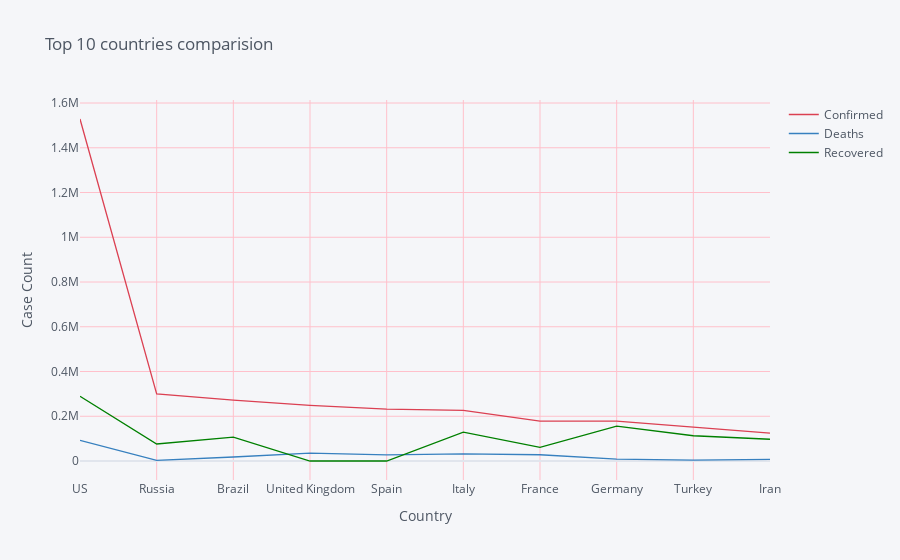

Notebook code for this chart:
### Code cell
cf.go_offline()
df_countries_10[['Confirmed','Deaths','Recovered']].iplot(kind='scatter',colors=['red','Blue','Green'],size=1,xTitle='Country',
                                                          yTitle='Case Count',gridcolor='Pink',title='Top 10 countries comparision',
                                                         filename="my_barplot")
#plt.savefig('top 10 countries comparision.png')

### Figure 1 — Plotly figure (JSON) as saved in the notebook; plotly's stock layout.template omitted (floating-point values rounded to 4 significant figures)
{"data": [{"line": {"color": "rgba(219, 64, 82, 1.0)", "dash": "solid", "shape": "linear", "width": 1.3}, "mode": "lines", "name": "Confirmed", "text": "", "type": "scatter", "x": ["US", "Russia", "Brazil", "United Kingdom", "Spain", "Italy", "France", "Germany", "Turkey", "Iran"], "y": [1528568, 299941, 271885, 248818, 232037, 226699, 178428, 177778, 151615, 124603]}, {"line": {"color": "rgba(55, 128, 191, 1.0)", "dash": "solid", "shape": "linear", "width": 1.3}, "mode": "lines", "name": "Deaths", "text": "", "type": "scatter", "x": ["US", "Russia", "Brazil", "United Kingdom", "Spain", "Italy", "France", "Germany", "Turkey", "Iran"], "y": [91921, 2837, 17983, 35341, 27778, 32169, 27976, 8081, 4199, 7119]}, {"line": {"color": "rgba(0, 128, 0, 1.0)", "dash": "solid", "shape": "linear", "width": 1.3}, "mode": "lines", "name": "Recovered", "text": "", "type": "scatter", "x": ["US", "Russia", "Brazil", "United Kingdom", "Spain", "Italy", "France", "Germany", "Turkey", "Iran"], "y": [289392, 76130, 106794, 0, 0, 129401, 61246, 155681, 112895, 97173]}], "layout": {"legend": {"bgcolor": "#F5F6F9", "font": {"color": "#4D5663"}}, "paper_bgcolor": "#F5F6F9", "plot_bgcolor": "#F5F6F9", "title": {"font": {"color": "#4D5663"}, "text": "Top 10 countries comparision"}, "xaxis": {"gridcolor": "Pink", "showgrid": true, "tickfont": {"color": "#4D5663"}, "title": {"font": {"color": "#4D5663"}, "text": "Country"}, "zerolinecolor": "#E1E5ED"}, "yaxis": {"gridcolor": "Pink", "showgrid": true, "tickfont": {"color": "#4D5663"}, "title": {"font": {"color": "#4D5663"}, "text": "Case Count"}, "zerolinecolor": "#E1E5ED"}}}
